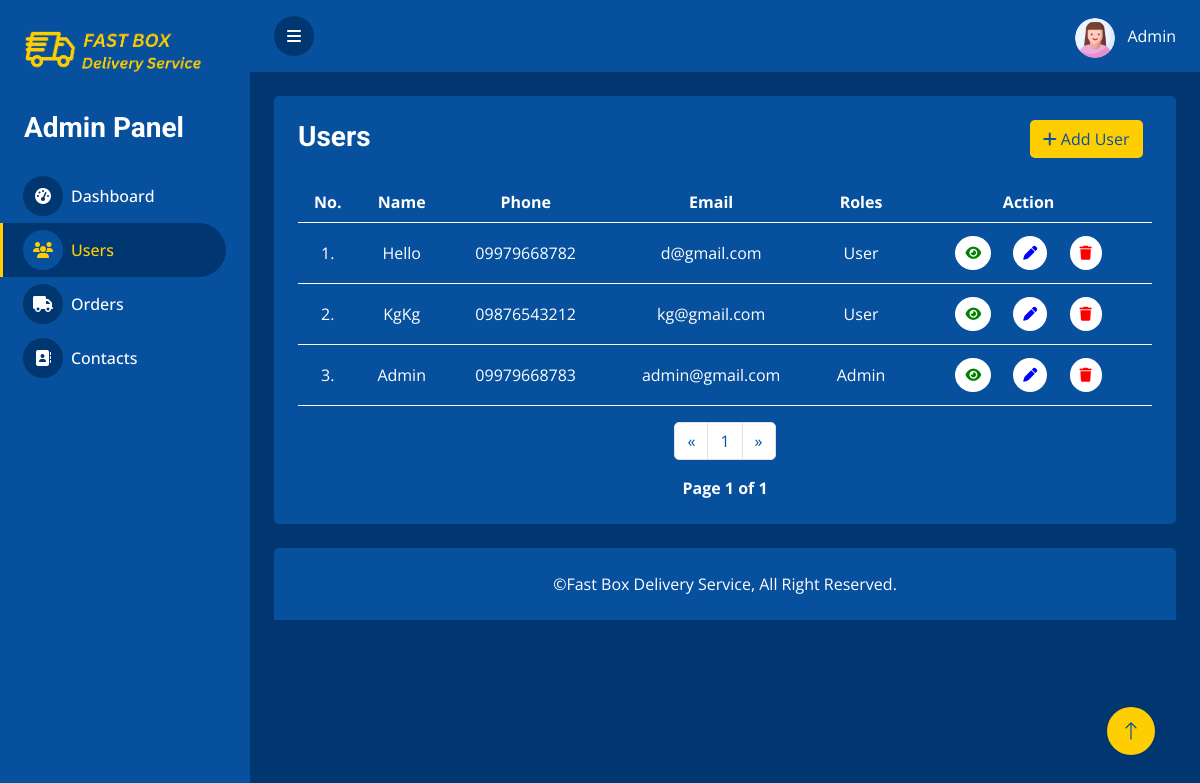
Screenshot of /DMS_admin/users.php with the database file from the repository.
### tables this page shows
CREATE TABLE `users` (
  `user_id` int(255) NOT NULL,
  `user_name` varchar(255) NOT NULL,
  `user_phone` varchar(255) NOT NULL,
  `user_email` varchar(255) NOT NULL,
  `user_password` varchar(255) NOT NULL,
  `roles` int(11) NOT NULL
);

### DMS_admin/users.php (the view, shortened to what this page needs)
<?php
  $title = 'Users';
  require __DIR__. '/fragments/header.php';
  require __DIR__. '/database/dbcon.php';
?>
<section class="orders">
  <div class="container-fluid pt-4 px-4">
    <div class="text-center rounded p-4" style="background-color: #07509E">
      <div class="row">
        <div class="col-sm mb-2">
          <h3 class="mb-0 text-start">Users</h3>
        </div>
        <div class="col-sm-2 d-flex justify-content-start align-items-center mb-4">
          <a href="user_form.php" class="btn" name="add" style="background-color: #FFCE00; color: #07509E;"><i class="fa-solid fa-plus"></i> Add User</a>
        </div>
      </div>
      <div class="table-responsive">
          <table class="table text-center align-middle table-hover mb-3">
              <thead>
                  <tr class="text-white">
                      <th scope="col">No.</th>
                      <th scope="col">Name</th>
                      <th scope="col">Phone</th>
                      <th scope="col">Email</th>
                      <th scope="col">Roles</th>
                      <th scope="col">Action</th>
                  </tr>
              </thead>
              <tbody>
              <?php
                if(isset($_GET['page_no']) && $_GET['page_no'] !== "") {
                  $page_no = $_GET['page_no'];
                } else {
                  $page_no = 1;
                }
                $total_records_per_page = 10;
                $offset = ($page_no - 1) * $total_records_per_page;
                $previous_page = $page_no - 1;
                $next_page = $page_no +1;
                $result_count = $mysqli->query("SELECT COUNT(*) as total_records FROM users");
                $records = mysqli_fetch_array($result_count);
                $total_records = $records['total_records'];
                $total_no_of_pages = ceil($total_records / $total_records_per_page);
                $sql = "SELECT * FROM users ORDER BY user_id DESC LIMIT $offset, $total_records_per_page";
                $result = $mysqli->query($sql);
                if ($result->num_rows > 0) {
                  $count = ($page_no>1) ? ($page_no * $total_records_per_page) - $total_records_per_page : 0;
                  $i = $count + 1;
                  while($row = $result->fetch_assoc()) {
              ?>
                    <tr class="text-white">
                      <td><?php echo $i++.".";  ?></td>
                      <td><?php echo $row["user_name"]; ?></td>
                      <td><?php echo $row["user_phone"]; ?></td>
                      <td><?php echo $row["user_email"]; ?></td>
                      <td><?php if($row["roles"] == 0){ echo "User";}else { echo "Admin"; }; ?></td>
                      <td>
                        <a href="user_details.php?id=<?= $row["user_id"] ?>" class="btn btn-sm" data-bs-toggle="tooltip" title="View Detail"><i class="fa-solid fa-eye" style="background-color: white; padding: 10px; border-radius: 50%; color: green;"></i></a>
                        <a href="user_edit.php?id=<?= $row["user_id"] ?>" class="btn btn-sm" data-bs-toggle="tooltip" title="Edit"><i class="fa-sharp fa-solid fa-pen" style="background-color: white; padding: 10px; border-radius: 50%; color: blue;"></i></a>
                        <a href="#" class="btn btn-sm" data-bs-toggle="modal" data-bs-target="#deleteModal<?= $row["user_id"] ?>"><i class="fa-solid fa-trash" data-bs-toggle="tooltip" title="Delete" style="background-color: white; padding: 10px; border-radius: 50%; color: red;"></i></a>
                      </td>
                  </tr>
              <?php
                  }
              }
              ?>
              </tbody>
          </table>
      </div>
      <nav aria-label="Page navigation example">
        <ul class="pagination justify-content-center">
          <li class="page-item">
            <a class="page-link <?= ($page_no <= 1)? 'disabled': ''; ?>"
            <?= ($page_no > 1)? 'href=?page_no=' . $previous_page : ''; ?> aria-label="Previous">
              <span aria-hidden="true">&laquo;</span>
            </a>
          </li>
          <?php for($counter = 1; $counter <= $total_no_of_pages; $counter++) { ?>
            <li class="page-item"><a class="page-link" href="?page_no=<?= $counter; ?>"><?= $counter; ?></a></li>
          <?php } ?>
          <li class="page-item">
            <a class="page-link <?= ($page_no >= $total_no_of_pages)? 'disabled': ''; ?>"
            <?= ($page_no < $total_no_of_pages)? 'href=?page_no=' . $next_page : ''; ?>>
              <span aria-hidden="true">&raquo;</span>
            </a>
          </li>
        </ul>
      </nav>
      <div class="p-10 text-white">
        <strong>Page <?= $page_no; ?> of <?= $total_no_of_pages; ?></strong>
      </div>
    </div>
  </div>
</section>
<?php require __DIR__. '/fragments/footer.php'?>

### DMS_admin/fragments/header.php (shortened to what this page needs)
<!DOCTYPE html>
<html lang="en">
<head>
    <link rel="stylesheet" href="https://cdnjs.cloudflare.com/ajax/libs/font-awesome/6.2.1/css/all.min.css" />
    <link href="https://cdn.jsdelivr.net/npm/bootstrap-icons@1.4.1/font/bootstrap-icons.css" rel="stylesheet">
    <link href="lib/owlcarousel/assets/owl.carousel.min.css" rel="stylesheet">
    <link href="lib/tempusdominus/css/tempusdominus-bootstrap-4.min.css" rel="stylesheet" />
    <link href="css/bootstrap.min.css" rel="stylesheet">
    <link href="css/style.css" rel="stylesheet">
    <link href="css/orders.css" rel="stylesheet">
</head>
<body>
    <div class="container-fluid position-relative d-flex p-0">
        <div class="sidebar pe-4 pb-3">
            <nav class="navbar">
                <a href="index.php" class="navbar-brand mx-4 mb-3">
                  <img src="img/logo.png" class="img-fluid w-100" alt="Logo">
                </a>
                <div class="ms-4 mb-4">
                    <h3 class="mb-0">Admin Panel</h3>
                </div>
                <div class="navbar-nav w-100">
                    <a href="index.php" class="nav-item nav-link <?php if (isset($title)) {if($title=="Dashboard") {echo "active";}} ?>"><i class="fa-solid fa-gauge-high me-2"></i>Dashboard</a>
                    <a href="users.php" class="nav-item nav-link <?php if (isset($title)) {if($title=="Users") {echo "active";}} ?>"><i class="fa-solid fa-users me-2"></i>Users</a>
                    <a href="orders.php" class="nav-item nav-link <?php if (isset($title)) {if($title=="Orders") {echo "active";}} ?>"><i class="fa-sharp fa-solid fa-truck me-2"></i>Orders</a>
                    <a href="contacts.php" class="nav-item nav-link <?php if (isset($title)) {if($title=="Contacts") {echo "active";}} ?>"><i class="fa-solid fa-address-book me-2"></i>Contacts</a>
                    </div>
                </div>
        </div>
        <div class="content">
            <nav class="navbar navbar-expand sticky-top px-4 py-0" style="background-color: #07509E;">
                <a href="#" class="sidebar-toggler flex-shrink-0">
                    <i class="fa fa-bars text-white"></i>
                </a>
                <div class="navbar-nav align-items-center ms-auto">
                    <div>
                        <img class="rounded-circle me-lg-2" src="img/profile.png" alt="" style="width: 40px; height: 40px;">
                        <span class="d-none d-lg-inline-flex text-white pb-4 pt-4">Admin</span>
                    </div>
                </div>
            </nav>

### DMS_admin/fragments/footer.php (shortened to what this page needs)
  <div class="container-fluid pt-4 px-4">
                <div class="rounded-top p-4" style="background-color: #07509E">
                    <p class="text-center text-white mb-0">&copy;Fast Box Delivery Service, All Right Reserved.</p>
                    </div>
                </div>
            </div>
        <a href="#" class="btn btn-lg btn-lg-square back-to-top" style="background-color: #FFCE00"><i class="bi bi-arrow-up" style="color: #07509E"></i></a>
</body>
</html>

### DMS_admin/css/style.css (style rules this page uses)
:root { --primary: #FFCE00; --secondary: #07509E; --light: white; --dark: #013771; }
.back-to-top { position: fixed; display: none; right: 45px; bottom: 45px; z-index: 99; }
.btn { transition: .5s; }
.btn-lg-square { width: 48px; height: 48px; }
.btn-square, .btn-sm-square, .btn-lg-square { padding: 0; display: inline-flex; align-items: center; justify-content: center; font-weight: normal; border-radius: 50px; }
.sidebar { position: fixed; top: 0; left: 0; bottom: 0; width: 250px; height: 100vh; background: var(--secondary); transition: 0.5s; z-index: 999; }
.content { margin-left: 250px; min-height: 100vh; background: var(--dark); transition: 0.5s; }
@media (min-width: 992px) { .sidebar { margin-left: 0; } }
@media (min-width: 992px) { .content { width: calc(100% - 250px); } }
.sidebar .navbar .navbar-nav .nav-link { padding: 7px 20px; color: var(--light); font-weight: 500; border-left: 3px solid var(--secondary); border-radius: 0 30px 30px 0; outline: none; }
.sidebar .navbar .navbar-nav .nav-link:hover, .sidebar .navbar .navbar-nav .nav-link.active { color: var(--primary); background: var(--dark); border-color: var(--primary); }
.sidebar .navbar .navbar-nav .nav-link i { width: 40px; height: 40px; display: inline-flex; align-items: center; justify-content: center; background: var(--dark); border-radius: 40px; }
.sidebar .navbar .navbar-nav .nav-link:hover i, .sidebar .navbar .navbar-nav .nav-link.active i { background: var(--secondary); }
.content .navbar .sidebar-toggler, .content .navbar .navbar-nav .nav-link i { width: 40px; height: 40px; display: inline-flex; align-items: center; justify-content: center; background: var(--dark); border-radius: 40px; }

### rows the page displays
users: user_name "Hello", user_phone "09979668782", user_email "d@gmail.com", roles "User"
users: user_name "KgKg", user_phone "09876543212", user_email "kg@gmail.com", roles "User"
users: user_name "Admin", user_phone "09979668783", user_email "admin@gmail.com", roles "Admin"

### other values shown
$page_no "1"
$total_no_of_pages "1"
